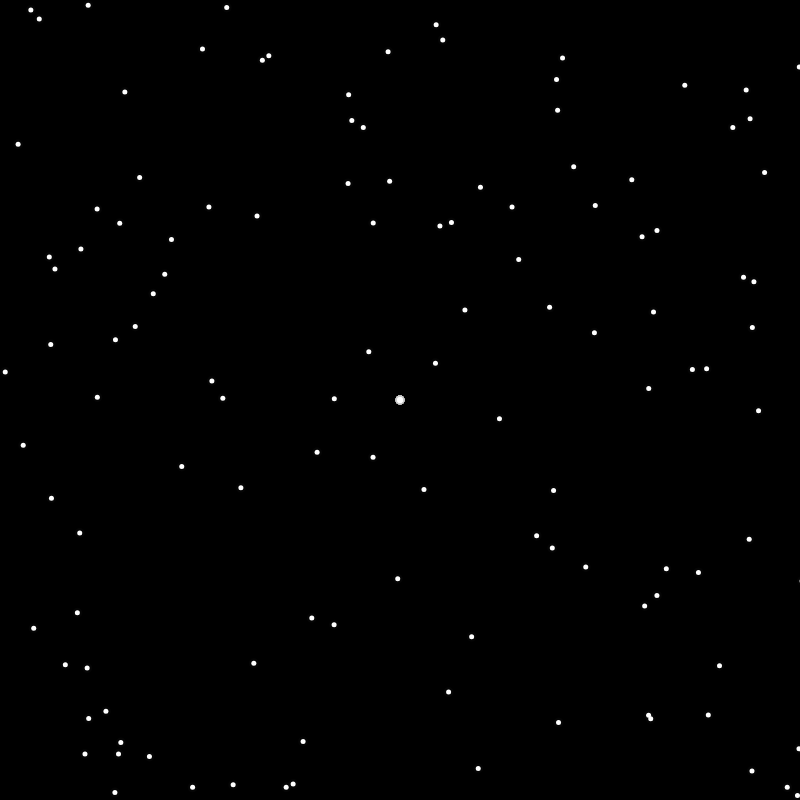
Frame 1 (no input)
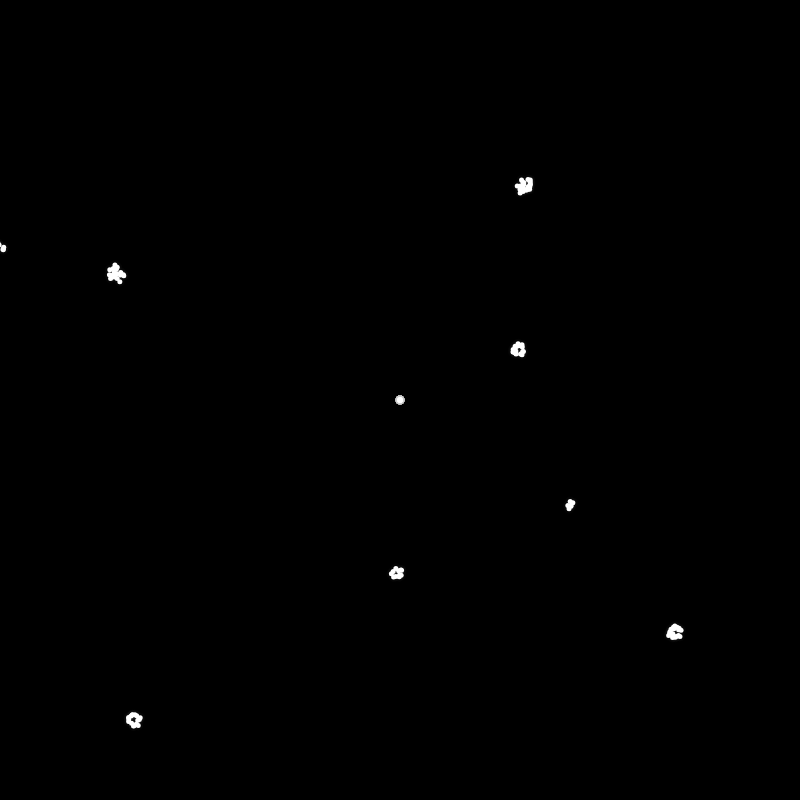
Frame 60 (no input)
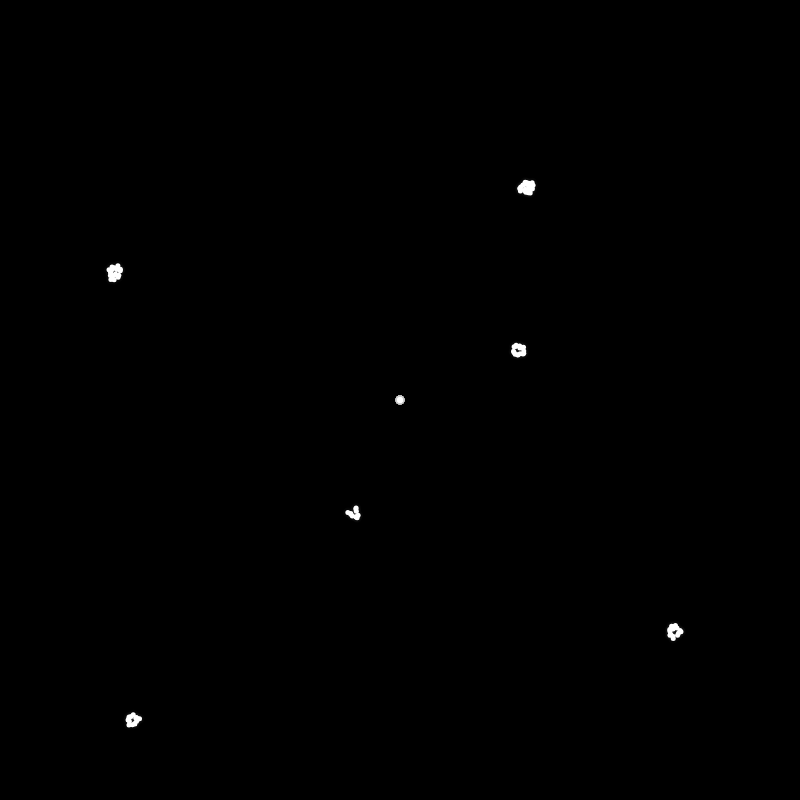
Frame 120 (the mouse pressed at the canvas centre since frame 60)

The p5.js sketch that drew these frames (run headless with seeded random() and noise() and a simulated clock; from frame 60 on, the mouse is pressed at the canvas centre):

// p5.js sketch
// ── sketch.js
var particles = [];
var stars = [];
var earth;


function setup(){
  createCanvas(800,800);

  for( var i = 0; i < 120; i++){
    particles[i] = new Particle();
  }
  earth = new Particle(createVector(width/2, height/2), createVector(0,0));
}


function draw(){
  background(0);

  for(var x = 0; x < particles.length; x++){
    particles[x].update();
    particles[x].show();
    for(var y = 0; y < particles.length; y++){
      if(particles[x] !== particles[y]){
        let d = particles[y].pos.dist(particles[x].pos);
        let record = 100
        if (d < record ){
          record = d;
          let closest = particles[x];
          let force = particles[y].seek(closest);
          particles[y].applyForce(force);
        }
      }
    }
    earth.show();
    earth.update();
  let force = earth.attraction(particles[x]);
  particles[x].applyForce(force);
}



}

// ── particle.js
class Particle{

  constructor(pos = createVector(random(0,800), random(0,800)), vel = createVector(random(0,3), random(0,3))){
    this.pos = pos;
    this.r = 5;
    this.vel = vel;
    this.acc = createVector();
    this.maxspeed = 10;
    this.maxforce = 10;
    this.G = 6.67
  }

  show(){
    stroke(255,5);
    strokeWeight(5);
    ellipse(this.pos.x, this.pos.y, this.r, this.r);
  }

  update(){
    this.vel.add(this.acc);
    this.vel.limit(this.maxspeed);
    this.pos.add(this.vel);
    this.acc.mult(0);
  }

  applyForce(force){
    let f = p5.Vector.div(force, this.r);
    this.acc.add(f);
  }



  hits(other){
    let d = dist(this.pos.x, this.pos.y, other.pos.x, other.pos.y);
    if(d < this.r + other.r){
      return true;
    }
  }

  attraction(m){
    // direction of force
    let force = p5.Vector.sub(this.pos, m.pos);
    // distance between objects
    let distance = force.mag();
    // limit for atypical
    distance = constrain(distance, 5, 40);
    // normalize
    force.normalize();
    // get that gravitional force
    let strength = (this.G * this.r * m.r)/(distance * distance);;
    // force vector = magnitude * direction
    force.mult(strength);
    return force;
  }

  seek(target) {

  var desired = p5.Vector.sub(target.pos, this.pos); // A vector pointing from the location to the target

  // Scale to maximum speed
  desired.setMag(this.maxspeed);

  // Steering = Desired minus velocity
  var steer = p5.Vector.sub(desired, this.vel);
  steer.limit(this.maxforce); // Limit to maximum steering force

  return steer;
  //this.applyForce(steer);
  }

}
